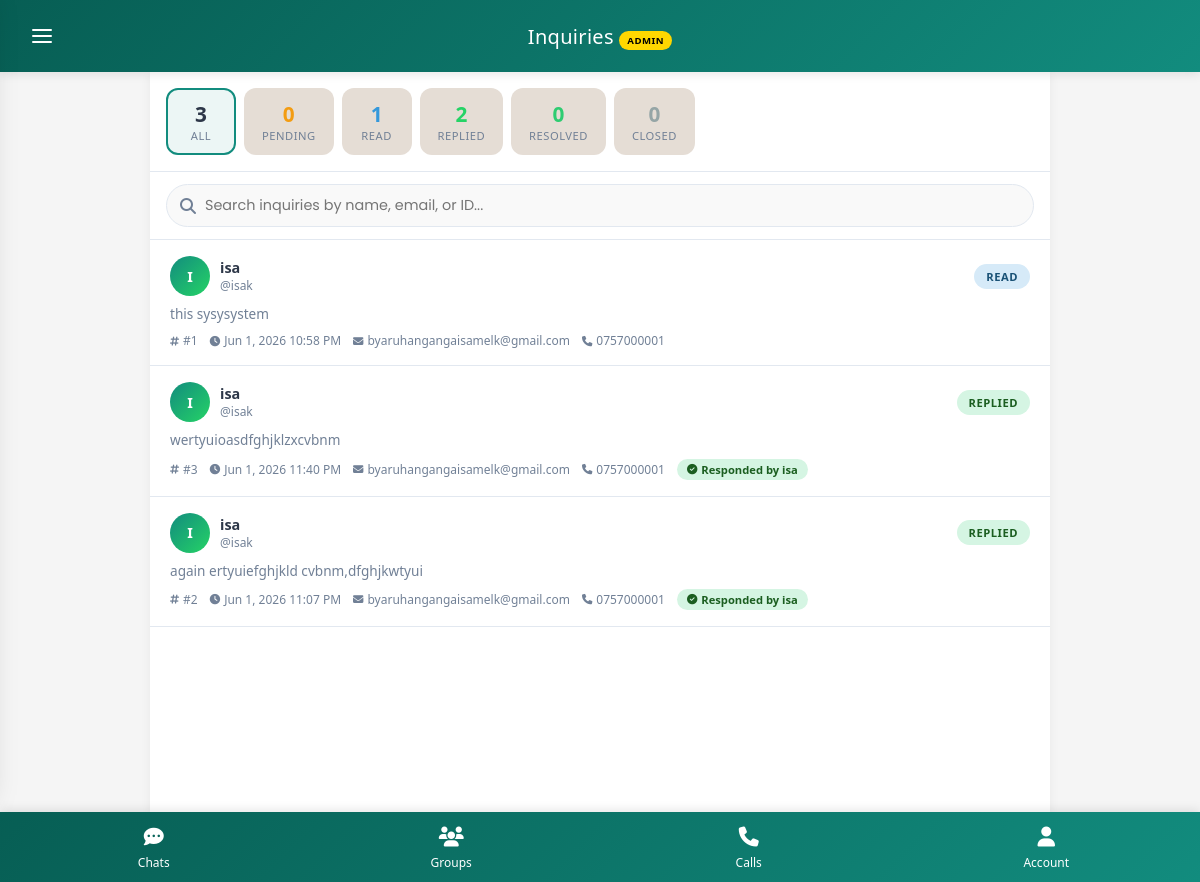
/inquiries/answer_inquiries.php (signed in), run on the app's committed database.
### tables this page shows
CREATE TABLE `inquiries` (
  `id` bigint(20) UNSIGNED NOT NULL,
  `user_id` bigint(20) UNSIGNED NOT NULL,
  `user_fullname` varchar(150) NOT NULL,
  `user_username` varchar(50) NOT NULL,
  `user_email` varchar(255) DEFAULT NULL,
  `user_phone` varchar(30) DEFAULT NULL,
  `subject` varchar(255) DEFAULT 'Support Inquiry',
  `message` longtext NOT NULL,
  `status` enum('pending','read','replied','resolved','closed') NOT NULL DEFAULT 'pending',
  `priority` enum('low','medium','high','urgent') NOT NULL DEFAULT 'medium',
  `assigned_to` bigint(20) UNSIGNED DEFAULT NULL,
  `admin_response` longtext DEFAULT NULL,
  `responded_by` bigint(20) UNSIGNED DEFAULT NULL,
  `responded_at` datetime DEFAULT NULL,
  `resolved_at` datetime DEFAULT NULL,
  `created_at` timestamp NOT NULL DEFAULT current_timestamp(),
  `updated_at` timestamp NOT NULL DEFAULT current_timestamp() ON UPDATE current_timestamp()
);

CREATE TABLE `users` (
  `id` bigint(20) UNSIGNED NOT NULL,
  `uuid` char(36) NOT NULL,
  `fullname` varchar(150) NOT NULL,
  `username` varchar(50) NOT NULL,
  `email` varchar(255) NOT NULL,
  `phone` varchar(30) DEFAULT NULL,
  `password_hash` varchar(255) NOT NULL,
  `profile_photo` varchar(255) DEFAULT NULL,
  `bio` varchar(255) DEFAULT NULL,
  `status_message` varchar(255) DEFAULT 'Available',
  `role` enum('normal','admin') NOT NULL DEFAULT 'normal',
  `is_verified` tinyint(1) DEFAULT 0,
  `is_online` tinyint(1) DEFAULT 0,
  `last_seen` datetime DEFAULT NULL,
  `created_at` timestamp NOT NULL DEFAULT current_timestamp(),
  `updated_at` timestamp NOT NULL DEFAULT current_timestamp() ON UPDATE current_timestamp()
);

### inquiries/answer_inquiries.php (the view, shortened to what this page needs)
<?php
require_once __DIR__ . '/../config/db.php';
$darkMode = isset($_COOKIE['darkMode']) && $_COOKIE['darkMode'] === 'enabled';
$filter = $_GET['filter'] ?? 'all';
$search = $_GET['search'] ?? '';
$query = "SELECT i.*,
          u.fullname as assigned_name,
          r.fullname as responder_name
          FROM inquiries i
          LEFT JOIN users u ON i.assigned_to = u.id
          LEFT JOIN users r ON i.responded_by = r.id
          WHERE 1=1";
$query .= " ORDER BY
    CASE i.status
        WHEN 'pending' THEN 1
        WHEN 'read' THEN 2
        WHEN 'replied' THEN 3
        WHEN 'resolved' THEN 4
        WHEN 'closed' THEN 5
    END,
    i.created_at DESC";
$stmt = $conn->prepare($query);
$stmt->execute();
$inquiries_result = $stmt->get_result();
$inquiries_array = [];
while ($row = $inquiries_result->fetch_assoc()) {
    $inquiries_array[] = $row;
}
$counts = $conn->query("SELECT status, COUNT(*) as count FROM inquiries GROUP BY status")->fetch_all(MYSQLI_ASSOC);
$count_map = [];
foreach ($counts as $c) {
    $count_map[$c['status']] = $c['count'];
}
$total_inquiries = array_sum($count_map);
?>
<!DOCTYPE html>
<html lang="en">
<head>
    <link rel="stylesheet" href="https://cdnjs.cloudflare.com/ajax/libs/font-awesome/6.4.0/css/all.min.css">
</head>
<body class="<?= $darkMode ? 'dark-mode' : '' ?>">
<div class="contacts-header">
    <div><?php require_once __DIR__ . '/../includes/cd_hamburger.php'; ?></div>
    <div style="flex: 1; display: flex; flex-direction: column; align-items: center; justify-content: center; gap: 6px;">
        <div class="header-title">Inquiries <span class="admin-badge">ADMIN</span></div>
    </div>
</div>
<div class="ai-container">
    <div class="ai-stats">
        <a href="?filter=all" class="ai-stat-item <?= $filter === 'all' ? 'active' : '' ?>">
            <span class="ai-stat-count"><?= $total_inquiries ?></span>
            <span class="ai-stat-label">All</span>
        </a>
        <a href="?filter=pending" class="ai-stat-item <?= $filter === 'pending' ? 'active' : '' ?>">
            <span class="ai-stat-count" style="color: #F39C12;"><?= $count_map['pending'] ?? 0 ?></span>
            <span class="ai-stat-label">Pending</span>
        </a>
        <a href="?filter=read" class="ai-stat-item <?= $filter === 'read' ? 'active' : '' ?>">
            <span class="ai-stat-count" style="color: #3498DB;"><?= $count_map['read'] ?? 0 ?></span>
            <span class="ai-stat-label">Read</span>
        </a>
        <a href="?filter=replied" class="ai-stat-item <?= $filter === 'replied' ? 'active' : '' ?>">
            <span class="ai-stat-count" style="color: #25D366;"><?= $count_map['replied'] ?? 0 ?></span>
            <span class="ai-stat-label">Replied</span>
        </a>
        <a href="?filter=resolved" class="ai-stat-item <?= $filter === 'resolved' ? 'active' : '' ?>">
            <span class="ai-stat-count" style="color: #2ECC71;"><?= $count_map['resolved'] ?? 0 ?></span>
            <span class="ai-stat-label">Resolved</span>
        </a>
        <a href="?filter=closed" class="ai-stat-item <?= $filter === 'closed' ? 'active' : '' ?>">
            <span class="ai-stat-count" style="color: #95A5A6;"><?= $count_map['closed'] ?? 0 ?></span>
            <span class="ai-stat-label">Closed</span>
        </a>
    </div>
    <div class="ai-search-wrap">
        <form method="GET" style="margin:0;">
            <div class="ai-search-inner">
                <i class="fas fa-search"></i>
                <input type="text" name="search" placeholder="Search inquiries by name, email, or ID..." value="<?= htmlspecialchars($search) ?>" autocomplete="off">
            </div>
        </form>
    </div>
    <div class="ai-list">
        <?php if (count($inquiries_array) > 0): ?>
            <?php foreach ($inquiries_array as $inquiry): ?>
                <div class="ai-item" onclick="openInquiry(<?= $inquiry['id'] ?>)">
                    <div class="ai-item-header">
                        <div class="ai-user-info">
                            <div class="ai-user-avatar">
                                <?= strtoupper(substr($inquiry['user_fullname'], 0, 1)) ?>
                            </div>
                            <div>
                                <div class="ai-user-name"><?= htmlspecialchars($inquiry['user_fullname']) ?></div>
                                <div class="ai-user-email">@<?= htmlspecialchars($inquiry['user_username']) ?></div>
                            </div>
                        </div>
                        <span class="ai-status ai-status-<?= $inquiry['status'] ?>"><?= ucfirst($inquiry['status']) ?></span>
                    </div>
                    <div class="ai-message-preview"><?= htmlspecialchars($inquiry['message']) ?></div>
                    <div class="ai-meta">
                        <span><i class="fas fa-hashtag"></i> #<?= $inquiry['id'] ?></span>
                        <span><i class="fas fa-clock"></i> <?= date('M j, Y g:i A', strtotime($inquiry['created_at'])) ?></span>
                        <?php if (!empty($inquiry['user_email'])): ?>
                            <span><i class="fas fa-envelope"></i> <?= htmlspecialchars($inquiry['user_email']) ?></span>
                        <?php endif; ?>
                        <?php if (!empty($inquiry['user_phone'])): ?>
                            <span><i class="fas fa-phone"></i> <?= htmlspecialchars($inquiry['user_phone']) ?></span>
                        <?php endif; ?>
                        <?php if ($inquiry['status'] === 'replied' || $inquiry['status'] === 'resolved'): ?>
                            <span class="ai-response-badge">
                                <i class="fas fa-check-circle"></i>
                                <?= $inquiry['status'] === 'resolved' ? 'Resolved' : 'Responded' ?>
                                <?php if ($inquiry['responder_name']): ?>
                                    by <?= htmlspecialchars($inquiry['responder_name']) ?>
                                <?php endif; ?>
                            </span>
                        <?php endif; ?>
                    </div>
                </div>
            <?php endforeach; ?>
        <?php endif; ?>
    </div>
</div>
<?php require_once __DIR__ . '/../includes/navbar.php'; ?>
</body>
</html>

### inquiries/answer_inquiries.php (style rules this page uses)
:root { --ai-primary: #128C7E; --ai-primary-dark: #075E54; --ai-secondary: #25D366; --ai-bg: #e5ddd5; --ai-card: #ffffff; --ai-text: #2D3748; --ai-text-secondary: #718096; --ai-border: #E2E8F0; --ai-hover: rgba(18, 140, 126, 0.04); --ai-shadow: 0 2px 10px rgba(0, 0, 0, 0.06); --ai-pending: #F39C12; --ai-read: #3498DB; --ai-replied: #25D366; --ai-resolved: #2ECC71; --ai-closed: #95A5A6; --ai-transition: all 0.25s cubic-bezier(0.4, 0, 0.2, 1); --nav-height: 60px; }
* { margin: 0; padding: 0; box-sizing: border-box; }
body { font-family: 'Poppins', sans-serif; background: var(--ai-bg); color: var(--ai-text); min-height: 100vh; transition: background 0.3s ease, color 0.3s ease; }
.contacts-header { background: linear-gradient(135deg, var(--ai-primary-dark), var(--ai-primary)); color: #FFFFFF; padding: 18px 24px; display: flex; align-items: center; position: sticky; top: 0; z-index: 100; box-shadow: 0 2px 10px rgba(0,0,0,0.1); min-height: 60px; }
.contacts-header > div:first-child { flex-shrink: 0; width: 40px; display: flex; align-items: center; }
.header-title { flex: 1; font-size: 20px; font-weight: 500; text-align: center; letter-spacing: 0.3px; }
.admin-badge { background: #FFD700; color: #000; font-size: 0.6rem; padding: 3px 8px; border-radius: 10px; font-weight: 700; letter-spacing: 0.5px; }
.ai-container { max-width: 900px; margin: 0 auto; background-color: var(--ai-card); min-height: calc(100vh - 60px); box-shadow: var(--ai-shadow); transition: background-color 0.3s ease; padding-bottom: var(--nav-height); }
.ai-stats { display: flex; gap: 8px; padding: 1rem; overflow-x: auto; -webkit-overflow-scrolling: touch; border-bottom: 1px solid var(--ai-border); }
.ai-stat-item { display: flex; flex-direction: column; align-items: center; padding: 10px 16px; border-radius: 12px; background: var(--ai-bg); min-width: 70px; cursor: pointer; transition: var(--ai-transition); border: 2px solid transparent; text-decoration: none; color: inherit; flex-shrink: 0; }
.ai-stat-item.active { border-color: var(--ai-primary); background: rgba(18, 140, 126, 0.08); }
.ai-stat-count { font-size: 1.3rem; font-weight: 700; }
.ai-stat-label { font-size: 0.7rem; color: var(--ai-text-secondary); text-transform: uppercase; letter-spacing: 0.5px; }
.ai-search-wrap { padding: 0.75rem 1rem; border-bottom: 1px solid var(--ai-border); }
.ai-search-inner { position: relative; }
.ai-search-inner i { position: absolute; left: 14px; top: 50%; transform: translateY(-50%); color: var(--ai-text-secondary); }
.ai-search-inner input { width: 100%; padding: 10px 14px 10px 38px; border: 1px solid var(--ai-border); border-radius: 24px; font-size: 0.9rem; outline: none; background: #f9f9f9; color: var(--ai-text); font-family: 'Poppins', sans-serif; }
.ai-list { padding: 0; }
.ai-item { padding: 16px 20px; border-bottom: 1px solid var(--ai-border); transition: var(--ai-transition); cursor: pointer; }
.ai-item-header { display: flex; align-items: center; justify-content: space-between; margin-bottom: 8px; }
.ai-user-info { display: flex; align-items: center; gap: 10px; flex: 1; min-width: 0; }
.ai-user-avatar { width: 40px; height: 40px; border-radius: 50%; background: linear-gradient(135deg, var(--ai-primary), var(--ai-secondary)); display: flex; align-items: center; justify-content: center; color: white; font-weight: 700; font-size: 0.9rem; flex-shrink: 0; }
.ai-user-name { font-weight: 600; font-size: 0.9rem; }
.ai-user-email { font-size: 0.75rem; color: var(--ai-text-secondary); }
.ai-status { padding: 5px 12px; border-radius: 20px; font-size: 0.7rem; font-weight: 700; text-transform: uppercase; letter-spacing: 0.5px; white-space: nowrap; flex-shrink: 0; }
.ai-status-read { background: #D6EAF8; color: #1A5276; }
.ai-status-replied { background: #D5F5E3; color: #1B5E20; }
.ai-message-preview { font-size: 0.85rem; color: var(--ai-text-secondary); line-height: 1.5; display: -webkit-box; -webkit-line-clamp: 2; -webkit-box-orient: vertical; overflow: hidden; }
.ai-meta { display: flex; align-items: center; gap: 12px; margin-top: 8px; font-size: 0.75rem; color: var(--ai-text-secondary); flex-wrap: wrap; }
.ai-meta span { display: flex; align-items: center; gap: 4px; }
.ai-meta i { font-size: 0.65rem; }
.ai-response-badge { display: inline-flex; align-items: center; gap: 4px; background: #D5F5E3; color: #1B5E20; padding: 3px 10px; border-radius: 12px; font-size: 0.7rem; font-weight: 600; }

### data on the page
inquiries: user_fullname "I", user_fullname "isa", user_username "isak", status "READ", message "this sysysystem", id "1", created_at "Jun 1, 2026 10:58 PM", user_email "byaruhangangaisamelk@gmail.com", user_phone "0757000001"
inquiries: user_fullname "I", user_fullname "isa", user_username "isak", status "REPLIED", message "wertyuioasdfghjklzxcvbnm", id "3", created_at "Jun 1, 2026 11:40 PM", user_email "byaruhangangaisamelk@gmail.com", user_phone "0757000001", shows "Responded", user.fullname "isa"
inquiries: user_fullname "I", user_fullname "isa", user_username "isak", status "REPLIED", message "again ertyuiefghjkld cvbnm,dfghjkwtyui", id "2", created_at "Jun 1, 2026 11:07 PM", user_email "byaruhangangaisamelk@gmail.com", user_phone "0757000001", shows "Responded", user.fullname "isa"

### other printed values
$total_inquiries "3"
$count_map['pending'] "0"
$count_map['read'] "1"
$count_map['replied'] "2"
$count_map['resolved'] "0"
$count_map['closed'] "0"
